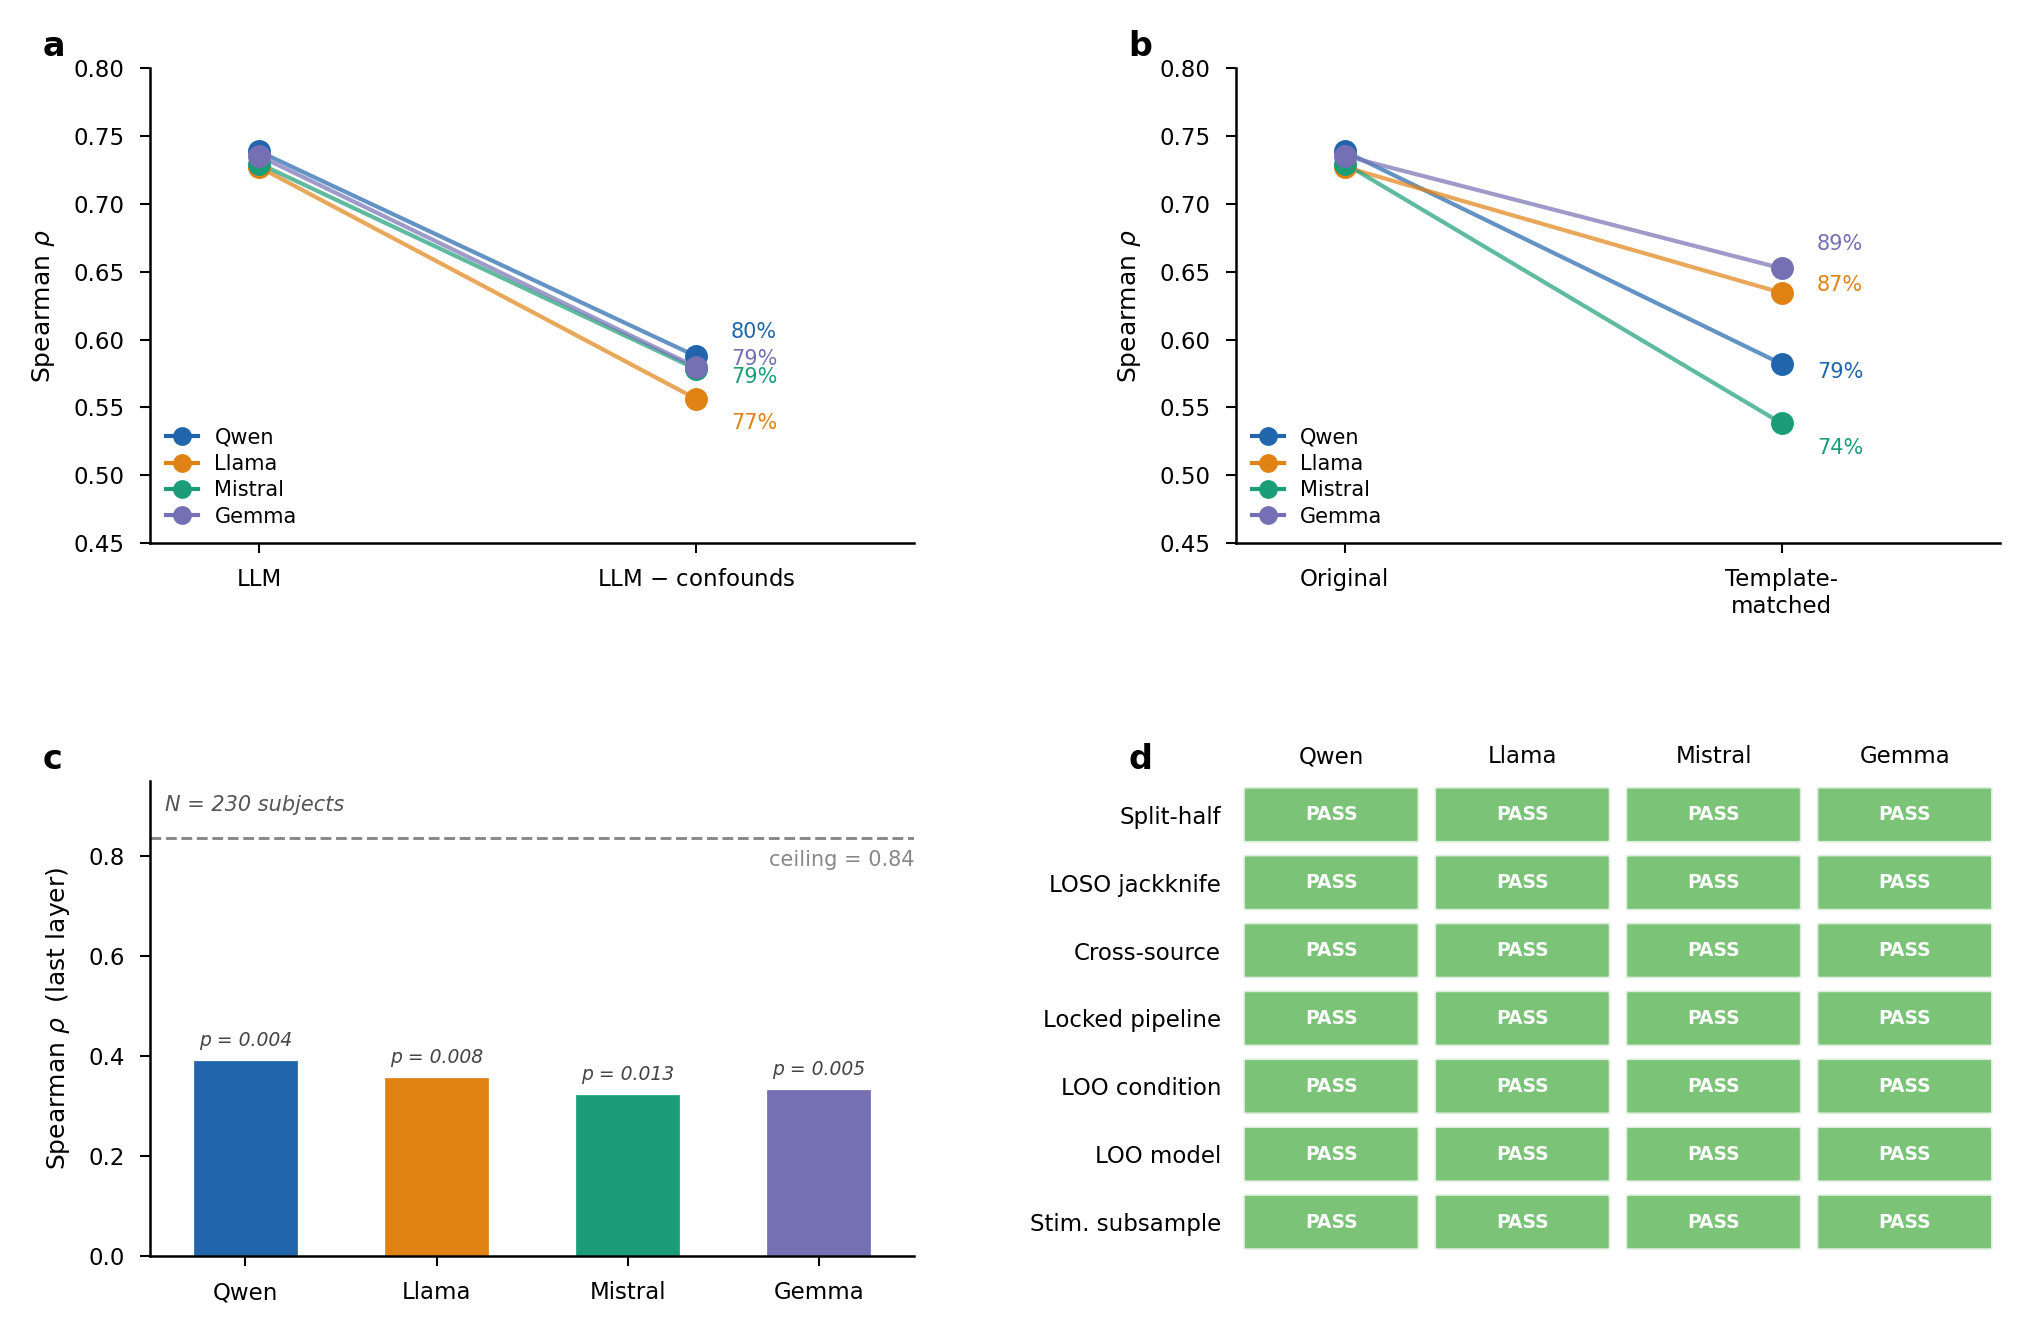

This figure's Python source:
"""
Figure 2: Robustness Controls
"The brain-LLM alignment survives every confound control: lexical features,
 stimulus format, independent fMRI, and systematic robustness tests."

Panels:
  a  Per-model partial RSA (raw vs confound-partialled)
  b  Template-matched paired dot plot (original vs template-matched)
  c  Narratives fMRI validation (bar chart, N=230)
  d  Robustness pass/fail grid (7 tests x 4 models)
"""

import json
import numpy as np
import matplotlib as mpl
import matplotlib.pyplot as plt
from matplotlib.gridspec import GridSpec
from matplotlib.patches import FancyBboxPatch

# ── rcParams (Nature style, no plt.style.use) ───────────────────────
mpl.rcParams.update({
    "font.family": "sans-serif",
    "font.sans-serif": ["Arial", "Helvetica", "DejaVu Sans", "sans-serif"],
    "svg.fonttype": "none",
    "pdf.fonttype": 42,
    "font.size": 6,
    "axes.spines.right": False,
    "axes.spines.top": False,
    "axes.linewidth": 0.6,
    "axes.labelsize": 6,
    "axes.titlesize": 6,
    "xtick.labelsize": 5.5,
    "ytick.labelsize": 5.5,
    "xtick.major.width": 0.5,
    "ytick.major.width": 0.5,
    "xtick.major.size": 2.5,
    "ytick.major.size": 2.5,
    "legend.frameon": False,
    "legend.fontsize": 5.5,
})

# ── paths ────────────────────────────────────────────────────────────
BASE = "/hpc2hdd/home/mzhang630/data/nature/experiments"
OUT  = f"{BASE}/figures/paper/figure2_robustness"

# ── load data ────────────────────────────────────────────────────────
with open(f"{BASE}/results/cognitive_rsa/partial_rsa_per_model.json") as f:
    partial = json.load(f)
with open(f"{BASE}/results/template_matched_rsa/template_matched_rsa_results.json") as f:
    tmpl = json.load(f)
with open(f"{BASE}/results/cognitive_rsa/narratives_group_rsa.json") as f:
    narr = json.load(f)
with open(f"{BASE}/results/cognitive_rsa/paraphrase_invariance.json") as f:
    para = json.load(f)
with open(f"{BASE}/results/cognitive_rsa/robustness_gauntlet.json") as f:
    gaun = json.load(f)

# ── color palette ────────────────────────────────────────────────────
MODEL_COLORS = {
    "Qwen":    "#2166AC",
    "Llama":   "#E08214",
    "Mistral": "#1B9E77",
    "Gemma":   "#7570B3",
}
MODEL_ORDER = ["Qwen", "Llama", "Mistral", "Gemma"]

# Full-name to short-name mapping
FULL_TO_SHORT = {
    "Qwen2.5-7B-Instruct":        "Qwen",
    "Meta-Llama-3.1-8B-Instruct":  "Llama",
    "Mistral-7B-Instruct-v0.3":    "Mistral",
    "gemma-2-9b-it":               "Gemma",
}

# ── figure setup ─────────────────────────────────────────────────────
fig = plt.figure(figsize=(7.09, 4.5))
gs = GridSpec(2, 2, figure=fig, hspace=0.50, wspace=0.42,
              left=0.09, right=0.96, top=0.95, bottom=0.07)

# ── helper: panel label ──────────────────────────────────────────────
def panel_label(ax, letter, x=-0.14, y=1.08):
    ax.text(x, y, letter, transform=ax.transAxes,
            fontsize=8, fontweight="bold", va="top", ha="left")

def sig_str(p):
    if p < 0.001:  return "***"
    if p < 0.01:   return "**"
    if p < 0.05:   return "*"
    return "n.s."

# =====================================================================
# Panel a: Per-model partial RSA (paired dot plot)
# =====================================================================
ax_a = fig.add_subplot(gs[0, 0])
panel_label(ax_a, "a")

x_pos_a = [0, 1]
# Pre-sort by partial rho to assign staggered y-offsets for annotations
partial_vals = [(mname, partial[mname]["partial"]) for mname in MODEL_ORDER]
partial_vals.sort(key=lambda x: x[1])
annot_offsets_a = {}
for rank, (mname, _) in enumerate(partial_vals):
    annot_offsets_a[mname] = (rank - 1.5) * 0.012

for j, mname in enumerate(MODEL_ORDER):
    mdata = partial[mname]
    raw_rho = mdata["raw"]
    part_rho = mdata["partial"]
    pct = mdata["pct"]
    col = MODEL_COLORS[mname]

    ax_a.plot(x_pos_a, [raw_rho, part_rho], "-",
              color=col, linewidth=1.0, zorder=2, alpha=0.7)
    ax_a.plot(0, raw_rho, "o", color=col, markersize=4.5, zorder=3)
    ax_a.plot(1, part_rho, "o", color=col, markersize=4.5, zorder=3)

    # Retention % annotation next to right dot (staggered to avoid overlap)
    y_annot = part_rho + annot_offsets_a[mname]
    ax_a.text(1.08, y_annot, f"{pct:.0f}%",
              va="center", ha="left", fontsize=5, color=col)

# Legend
handles_a = [mpl.lines.Line2D([0], [0], marker="o", color=MODEL_COLORS[m],
             linewidth=1, markersize=3.5, label=m) for m in MODEL_ORDER]
ax_a.legend(handles=handles_a, loc="lower left", fontsize=5,
            handlelength=1.5, borderpad=0.3, labelspacing=0.3)

ax_a.set_xticks(x_pos_a)
ax_a.set_xticklabels(["LLM", r"LLM $-$ confounds"], fontsize=5.5)
ax_a.set_ylabel("Spearman $\\rho$")
ax_a.set_xlim(-0.25, 1.50)
ax_a.set_ylim(0.45, 0.80)

# =====================================================================
# Panel b: Template-matched paired dot plot
# =====================================================================
ax_b = fig.add_subplot(gs[0, 1])
panel_label(ax_b, "b")

x_pos_b = [0, 1]
# Pre-sort by template-matched rho to assign staggered y-offsets
tmpl_vals = []
for mfull in tmpl["models"]:
    mshort = FULL_TO_SHORT[mfull]
    tmpl_vals.append((mshort, mfull, tmpl["models"][mfull]["rho_at_headline_peak"]))
tmpl_vals.sort(key=lambda x: x[2])
annot_offsets_b = {}
for rank, (mshort, _, _) in enumerate(tmpl_vals):
    annot_offsets_b[mshort] = (rank - 1.5) * 0.012

for mfull in tmpl["models"]:
    mshort = FULL_TO_SHORT[mfull]
    mdata = tmpl["models"][mfull]
    orig = mdata["original_stimuli_rho"]
    tmatch = mdata["rho_at_headline_peak"]
    col = MODEL_COLORS[mshort]

    ax_b.plot(x_pos_b, [orig, tmatch], "-",
              color=col, linewidth=1.0, zorder=2, alpha=0.7)
    ax_b.plot(0, orig, "o", color=col, markersize=4.5, zorder=3)
    ax_b.plot(1, tmatch, "o", color=col, markersize=4.5, zorder=3)

    retention = tmatch / orig * 100
    y_annot = tmatch + annot_offsets_b[mshort]
    ax_b.text(1.08, y_annot, f"{retention:.0f}%",
              va="center", ha="left", fontsize=5, color=col)

handles_b = [mpl.lines.Line2D([0], [0], marker="o", color=MODEL_COLORS[m],
             linewidth=1, markersize=3.5, label=m) for m in MODEL_ORDER]
ax_b.legend(handles=handles_b, loc="lower left", fontsize=5,
            handlelength=1.5, borderpad=0.3, labelspacing=0.3)

ax_b.set_xticks(x_pos_b)
ax_b.set_xticklabels(["Original", "Template-\nmatched"], fontsize=5.5)
ax_b.set_ylabel("Spearman $\\rho$")
ax_b.set_xlim(-0.25, 1.50)
ax_b.set_ylim(0.45, 0.80)

# =====================================================================
# Panel c: Narratives fMRI validation (bar chart)
# =====================================================================
ax_c = fig.add_subplot(gs[1, 0])
panel_label(ax_c, "c")

ceiling = narr["ceiling"]
narr_pvals = {
    "Qwen":    0.004,
    "Llama":   0.008,
    "Mistral": 0.013,
    "Gemma":   0.005,
}
narr_full_keys = {
    "Qwen":    "Qwen2.5-7B-Instruct",
    "Llama":   "Meta-Llama-3.1-8B-Instruct",
    "Mistral": "Mistral-7B-Instruct-v0.3",
    "Gemma":   "gemma-2-9b-it",
}

x_c = np.arange(len(MODEL_ORDER))
bar_width = 0.55

for i, mshort in enumerate(MODEL_ORDER):
    mfull = narr_full_keys[mshort]
    rho_val = narr["models"][mfull]["last"]["rho"]
    col = MODEL_COLORS[mshort]
    ax_c.bar(i, rho_val, width=bar_width, color=col, edgecolor="white",
             linewidth=0.3, zorder=2)
    p = narr_pvals[mshort]
    # p-value above bar
    ptext = f"p = {p:.3f}"
    ax_c.text(i, rho_val + 0.02, ptext,
              ha="center", va="bottom", fontsize=4.5, color="#444444",
              fontstyle="italic")

# Ceiling line
ax_c.axhline(ceiling, color="#888888", linestyle="--", linewidth=0.7, zorder=1)
ax_c.text(len(MODEL_ORDER) - 0.5, ceiling - 0.025,
          f"ceiling = {ceiling:.2f}",
          ha="right", va="top", fontsize=5, color="#888888")

# N annotation
ax_c.text(0.02, 0.97, "N = 230 subjects", transform=ax_c.transAxes,
          ha="left", va="top", fontsize=5, color="#555555",
          fontstyle="italic")

ax_c.set_xticks(x_c)
ax_c.set_xticklabels(MODEL_ORDER, fontsize=5.5)
ax_c.set_ylabel("Spearman $\\rho$  (last layer)")
ax_c.set_ylim(0, 0.95)
ax_c.set_xlim(-0.5, len(MODEL_ORDER) - 0.5)

# =====================================================================
# Panel d: Robustness pass/fail grid (7 tests x 4 models)
# =====================================================================
ax_d = fig.add_subplot(gs[1, 1])
panel_label(ax_d, "d")

test_names = [
    "Split-half",
    "LOSO jackknife",
    "Cross-source",
    "Locked pipeline",
    "LOO condition",
    "LOO model",
    "Stim. subsample",
]
n_tests = len(test_names)
n_models = len(MODEL_ORDER)

# All tests pass for all models (confirmed from the JSON data)
pass_matrix = np.ones((n_tests, n_models), dtype=bool)

c_pass = "#4DAF4A"

# Configure axes for grid
ax_d.set_xlim(-0.5, n_models - 0.5)
ax_d.set_ylim(-0.5, n_tests - 0.5)
ax_d.invert_yaxis()
ax_d.spines["left"].set_visible(False)
ax_d.spines["bottom"].set_visible(False)

cell_w = 0.88
cell_h = 0.78

for r in range(n_tests):
    for c in range(n_models):
        color = c_pass if pass_matrix[r, c] else "#D9534F"
        rect = FancyBboxPatch(
            (c - cell_w / 2, r - cell_h / 2), cell_w, cell_h,
            boxstyle="round,pad=0.02",
            facecolor=color, edgecolor="white", linewidth=0.8,
            alpha=0.75, zorder=2,
        )
        ax_d.add_patch(rect)
        label = "PASS" if pass_matrix[r, c] else "FAIL"
        ax_d.text(c, r, label, ha="center", va="center",
                  fontsize=4.5, color="white", fontweight="bold", zorder=3)

# Axes labels
ax_d.set_xticks(range(n_models))
ax_d.set_xticklabels(MODEL_ORDER, fontsize=5.5)
ax_d.xaxis.set_ticks_position("top")
ax_d.tick_params(axis="x", length=0, pad=3)

ax_d.set_yticks(range(n_tests))
ax_d.set_yticklabels(test_names, fontsize=5.5)
ax_d.tick_params(axis="y", length=0)

# ── save ─────────────────────────────────────────────────────────────
fig.savefig(f"{OUT}.pdf", bbox_inches="tight")
fig.savefig(f"{OUT}.png", dpi=300, bbox_inches="tight")
plt.close(fig)
print(f"Saved: {OUT}.pdf and {OUT}.png")
